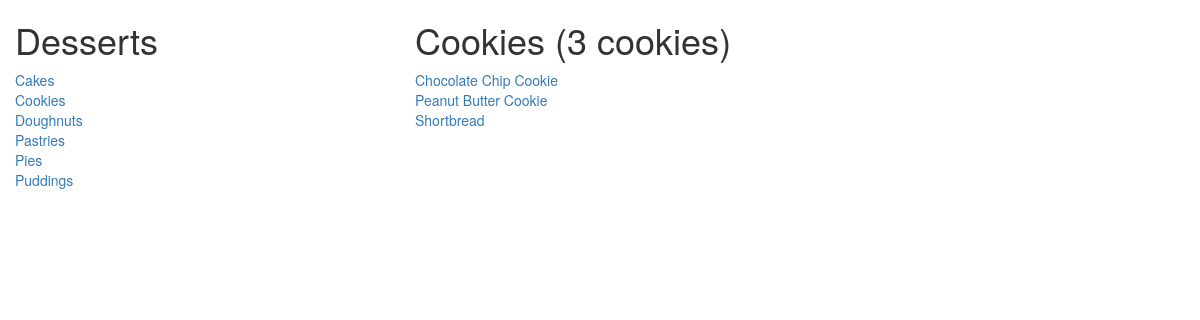
Page /catalog/Cookies/items on the committed database.
### database_setup.py (models this page shows, shortened)
class Category(Base):
    __tablename__ = 'category'
    name = Column(String(250), nullable=False, primary_key=True)
    user_id = Column(Integer, ForeignKey('user.id'))
    user = relationship(User)

class Item(Base):
    __tablename__ = 'item'
    name = Column(String(80), nullable=False)
    id = Column(Integer, primary_key=True)
    description = Column(String(250))
    category_name = Column(String, ForeignKey('category.name'))
    category = relationship(Category)
    user_id = Column(Integer, ForeignKey('user.id'))
    user = relationship(User)

### app.py (the view)
@app.route('/catalog/<string:category_name>/items')
def showCategory(category_name):
    categories = session.query(Category).all()
    category = session.query(Category).filter_by(name=category_name).one()
    items = session.query(Item).filter_by(category_name=category.name)
    return render_template('category.html', categories=categories, category=category, items=items)

### templates/category.html (shortened to what this page needs)
<!DOCTYPE html>
<html lang="en">
<head>
  <link rel="stylesheet" href="https://maxcdn.bootstrapcdn.com/bootstrap/3.4.0/css/bootstrap.min.css">
</head>
<body>
<div class='container-fluid'>
    <div class='row'>
        <div class='col-xs-4'>
            <h1>Desserts</h1>
            {% for c in categories %}
            <a href='{{url_for('showCategory', category_name = c.name)}}'>{{c.name}}</a>
            {% endfor %}
        </div>
        <div class='col-xs-8'>
            <h1>{{category.name}} ({{items.count()}} {{category.name.lower()}})</h1>
            {% for i in items %}
            <a href='{{url_for('showItem', category_name = i.category_name, item_name = i.name)}}'>{{i.name}}</a>
            {% endfor %}
        </div>
    </div>
</div>
</body>
</html>

### rows in the picture
Category: name "Cakes"
Category: name "Cookies", name "cookies"
Category: name "Doughnuts"
Category: name "Pastries"
Category: name "Pies"
Category: name "Puddings"
Item: name "Chocolate Chip Cookie"
Item: name "Peanut Butter Cookie"
Item: name "Shortbread"

### other values in the picture
{{ items.count() }} "3"
